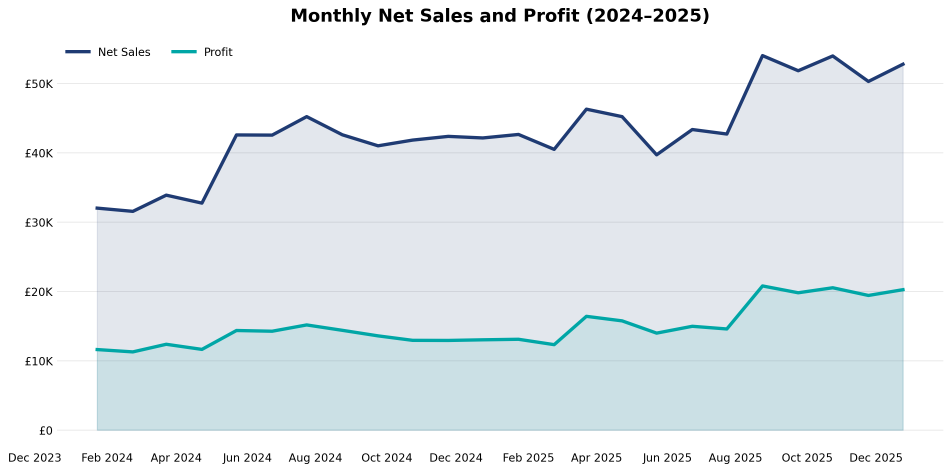
#> input picture assets/images/projects/sales-story/01_monthly_sales_profit_dynamic.png, 2853 x 1415 px, found by its file name (shown at 1/3 size)
$ python make_shots.py
#> lines starting #> are read from the running program, lines starting #| are printed output that depends on the picture
from PIL import Image
from pathlib import Path

BASE = Path("assets/images/projects/sales-story")
OUT = BASE / "shots"
OUT.mkdir(parents=True, exist_ok=True)

def crop(infile, outfile, box=None, pad=0):
#> called with pad = 0
    img = Image.open(infile).convert("RGB")
    w, h = img.size
#> w = 2853; h = 1415

    # Default crop: central 70% area (safe for most charts)
    if box is None:
        left = int(w * 0.15)
#> left = 427
        top  = int(h * 0.15)
#> top = 212
        right = int(w * 0.85)
#> right = 2425
        bottom = int(h * 0.85)
#> bottom = 1202
    else:
        left, top, right, bottom = box

    left = max(0, left - pad)
    top = max(0, top - pad)
    right = min(w, right + pad)
    bottom = min(h, bottom + pad)

    shot = img.crop((left, top, right, bottom))
    shot.save(outfile, quality=92)

# Input charts you already have
charts = {
    "01": BASE / "01_monthly_sales_profit_dynamic.png",
    "02": BASE / "02_margin_discount_dynamic_bubble.png",
    "03": BASE / "03_returns_region_phase_heatmap.png",
    "04": BASE / "04_ontime_satisfaction_dynamic.png",
    "05": BASE / "05_channel_mix_dynamic.png",
}

# Crops: tweak these if you want tighter shots (numbers are pixels)
# If you do not want to tweak, run once and you already get good results.
crop(charts["01"], OUT / "01_sales_profit_focus.png", box=None)
crop(charts["01"], OUT / "01_profit_dip_zoom.png", box=(200, 120, 1200, 650), pad=10)

crop(charts["02"], OUT / "02_discount_margin_cluster.png", box=None)
#> call 3 of crop, with pad = 0
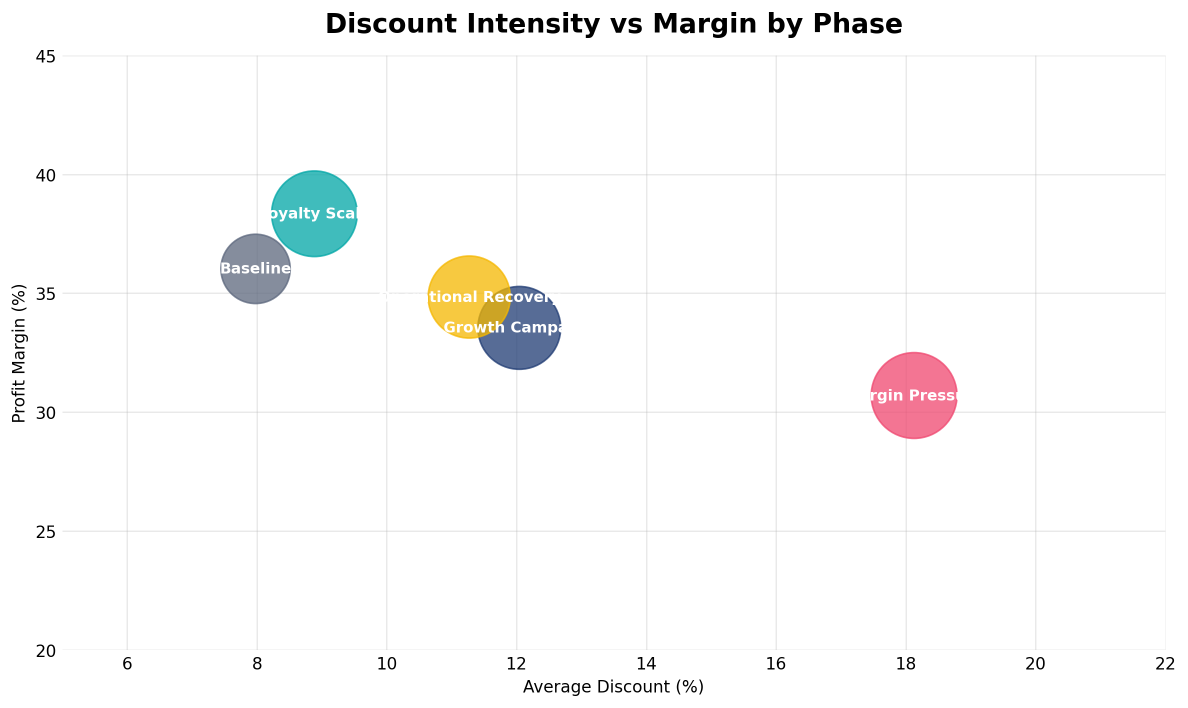
#> input picture assets/images/projects/sales-story/02_margin_discount_dynamic_bubble.png, 2375 x 1415 px, found by its file name (shown at 1/2 size)
crop(charts["02"], OUT / "02_phase_labels.png", box=(250, 90, 1250, 520), pad=10)

crop(charts["03"], OUT / "03_heatmap_focus.png", box=None)
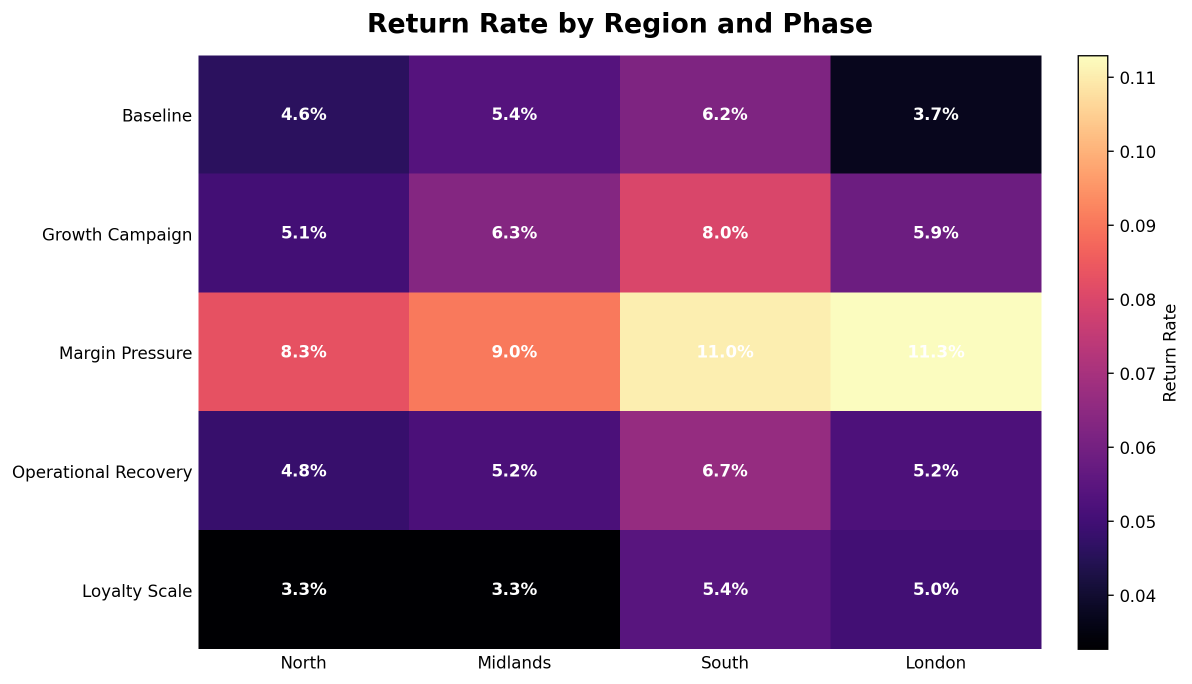
#> input picture assets/images/projects/sales-story/03_returns_region_phase_heatmap.png, 2383 x 1367 px, found by its file name (shown at 1/2 size)
crop(charts["03"], OUT / "03_region_callout.png", box=(220, 140, 1180, 640), pad=10)

# Split the combined chart into two “shots”
img04 = Image.open(charts["04"]).convert("RGB")
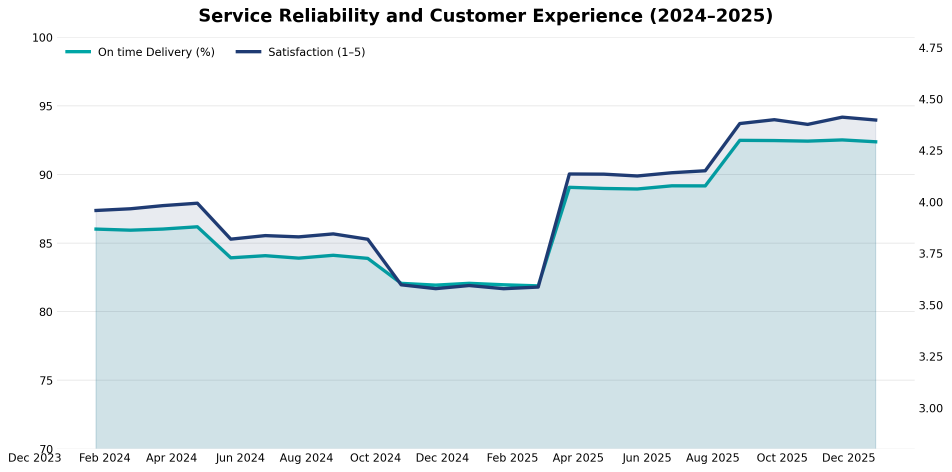
#> input picture assets/images/projects/sales-story/04_ontime_satisfaction_dynamic.png, 2854 x 1415 px, found by its file name (shown at 1/3 size)
w, h = img04.size
#> w = 2854; h = 1415
img04.crop((0, 0, w, h//2)).save(OUT / "04_ontime_trend.png", quality=92)
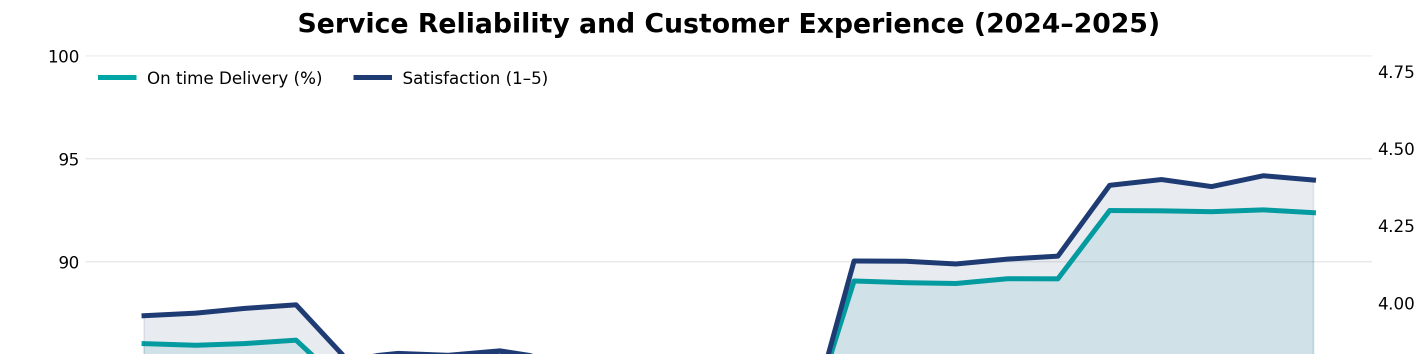
#> saved as 04_ontime_trend.png: PIL image 2854x707 RGB (shown at 1/2 size); mean R, G, B 240.9, 244.2, 245.4
img04.crop((0, h//2, w, h)).save(OUT / "04_satisfaction_trend.png", quality=92)
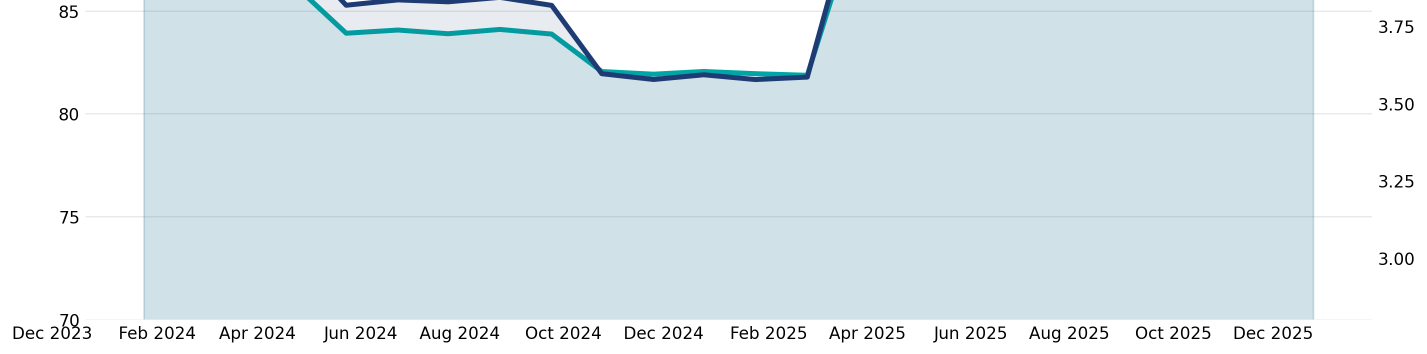
#> saved as 04_satisfaction_trend.png: PIL image 2854x708 RGB (shown at 1/2 size); mean R, G, B 217.7, 231, 234.8

crop(charts["05"], OUT / "05_mix_overview.png", box=None)
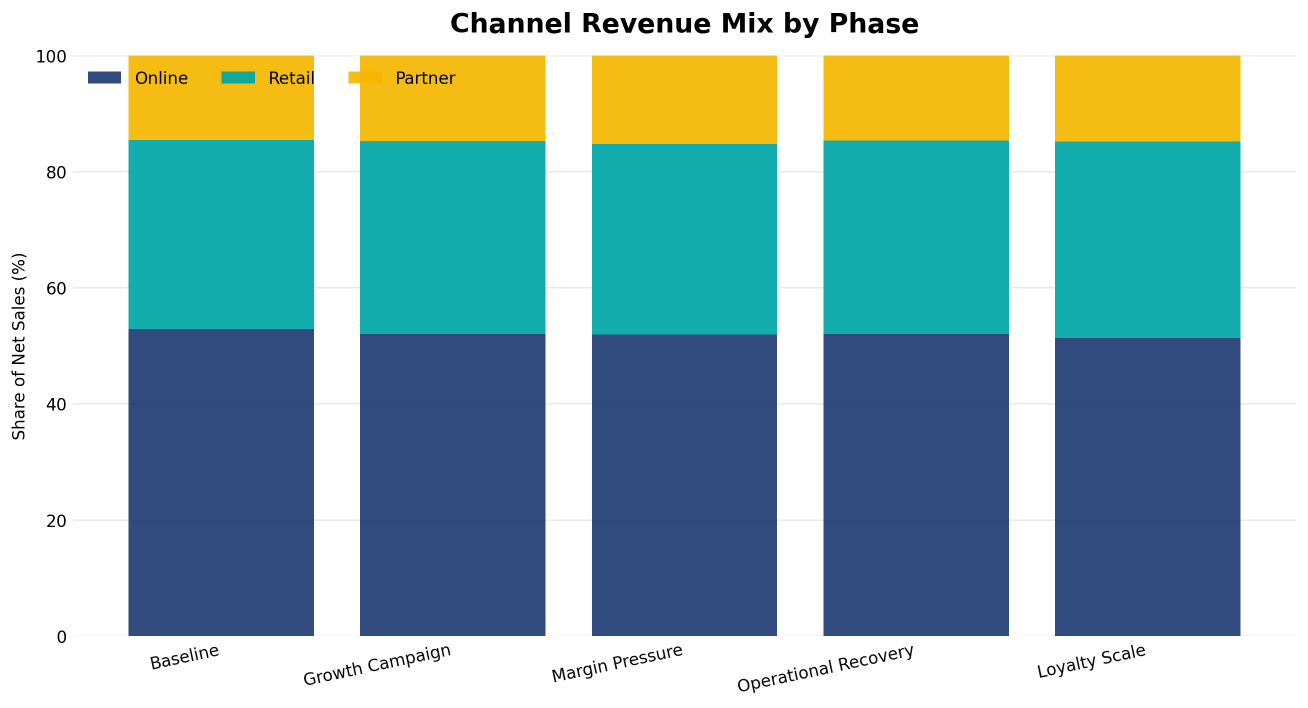
#> input picture assets/images/projects/sales-story/05_channel_mix_dynamic.png, 2615 x 1415 px, found by its file name (shown at 1/2 size)
crop(charts["05"], OUT / "05_mix_change.png", box=(220, 120, 1180, 650), pad=10)
#> in crop (call 8), `shot = img.crop((left, top, right, bottom))`:
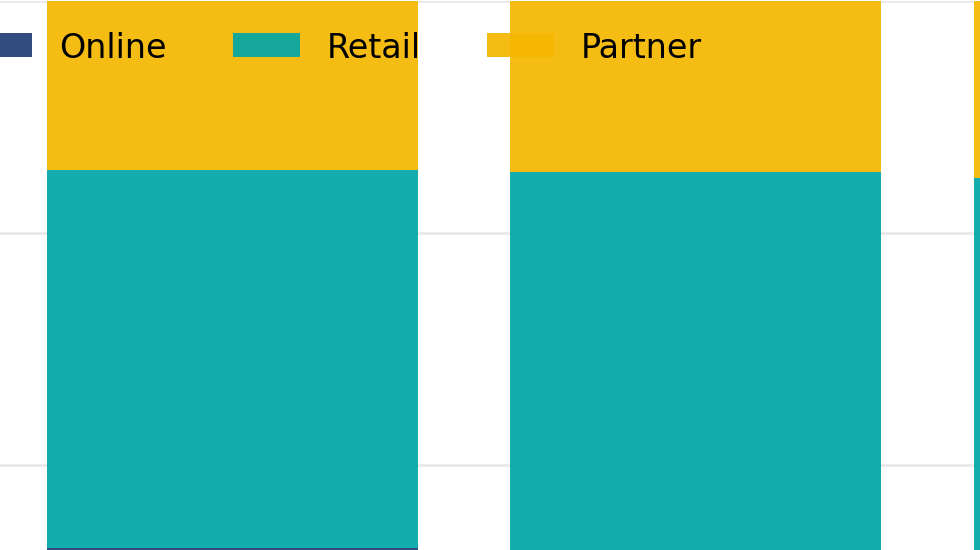
#> shot: PIL image 980x550 RGB; mean R, G, B 126.9, 194.6, 156.1

print("Done. Shots created in:", OUT)
